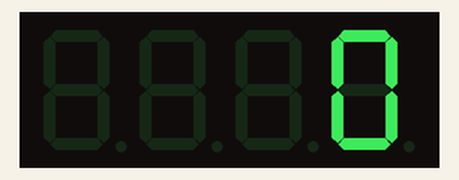
Recording of a sketch running on a simulated Arduino Mega 2560, built with avr-gcc and run on an emulated ATmega2560. On the bench: 4-digit seven-segment display. Wiring (from diagram.json): 4-digit 7-segment display, segments lit when HIGH: segments pin 54, pin 55, pin 56, pin 57, pin 58, pin 59, pin 60, pin 61, pin 62, pin 63, pin 64, pin 65, pin 66, pin 67, pin 68, pin 69, pin 22, pin 23, pin 24, pin 25, pin 26, pin 27, pin 28, pin 29, pin 37, pin 36, pin 35, pin 34, pin 33, pin 32, pin 31, pin 30. The segment pins are drawn as the display they are named for.

Above: at 0.16 s.
At 5.08 s:
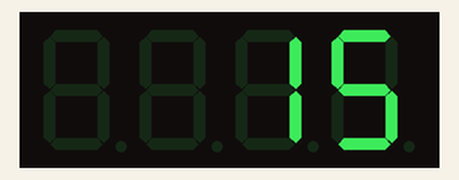
At 10.01 s:
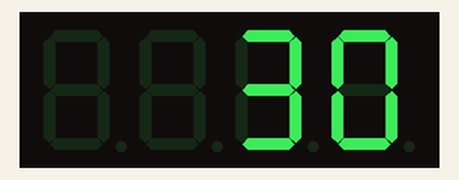
At 19.85 s:
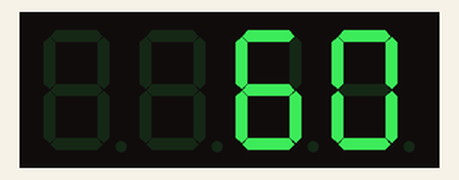
At 29.7 s:
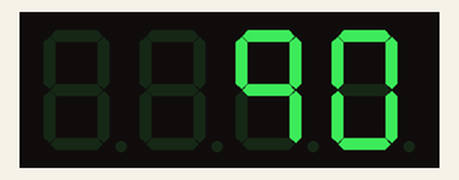
At 39.55 s:
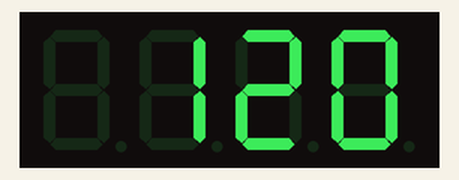

The sketch:

sketch.ino
```cpp
//Connect FOUR 7-Segment Displays to 4 individual ports
//Display 0 to 9999 in loop with delay. Do not display the prefix 0

#include "register.h"
#include "functions.h"

#define LOWER_LIMIT 0
#define UPPER_LIMIT 9999

void setup()
{
  /*Display 3 is connected to PORTF.
    Display 2 is connected to PORTK.
    Display 1 is connected to PORTA.
    Display 0 is connected to PORTC.*/

  *dirf = 0xFF;//set PORT F as o/p port .
  *dirk = 0xFF;//set PORT K as o/p port .
  *dira = 0xFF;//set PORT F as o/p port .
  *dirc = 0xFF;//set PORT K as o/p port .

  int i;
  volatile long j = 0;
  int digits[5];

  while (1)
  {
    for (i = LOWER_LIMIT; i <= UPPER_LIMIT; i++)
    {
      int digits[5] = {(int)(i % 10), //ones digit
                       (int)(i  / 10) % 10, //tens degit
                       (int)(i / 100)  % 10, //hundreds digit
                       (int)(i / 1000) //thousands digit
                      };

      //prefix 0s should not be displayed

        *outc = display(digits[0]);//ones

      if (digits[3] != 0 || digits[2] != 0 || digits[1] != 0)
        *outa = display(digits[1]);//tens

      if (digits[3] != 0 || digits[2] != 0)
        *outk = display(digits[2]);//hundreds

      if (digits[3] != 0)
        *outf = display(digits[3]);//thousands

      for (j = 0; j < 150000; j++);//delay for the display
    }
  }
}
```

functions.h
```cpp
// display function is used to display numbers 0 to 9 on a seven segment display
int display(int num)
{
  long int x;
  long seven_segment[] = {0x3F,//0
                          0x06,//1
                          0x5B,//2
                          0x4F,//3
                          0x66,//4
                          0x6D,//5
                          0x7D,//6
                          0x07,//7
                          0x7F,//8
                          0x67//9
                         };
  x = seven_segment[num];
  return x;
}

//display_with_dp() is used to display numbers 0 to 9 with dot pointer on a seven segment display
int display_with_dp(int num)
{
  long int x;
  long seven_segment[] = {0xBF, //0.
                          0x86,//1.
                          0xDB,//2.
                          0xCF,//3.
                          0xE6,//4.
                          0xED,//5.
                          0xFD,//6.
                          0x87,//7.
                          0xFF,//8.
                          0xE7//9.
                         };
  x = seven_segment[num];
  return x;
}
```

register.h
```cpp
  volatile char *dirf = (char*)0x30;//DDRF – Port F Data Direction Register
  volatile char *dirk = (char*)0x107;//DDRK – Port K Data Direction Register
  volatile char *dira = (char*)0x21;//DDRA – Port F Data Direction Register
  volatile char *dirc = (char*)0x27;//DDRC – Port K Data Direction Register
  volatile char *outf = (char*)0x31;//PORTF – Port F Data Register
  volatile char *outk = (char*)0x108;//PORTK – Port F Data Register
  volatile char *outa = (char*)0x22;//PORTA – Port F Data Register
  volatile char *outc = (char*)0x28;//PORTC – Port F Data Register
  volatile char *ink = (char*)0x106;// PINK – Port K Input Pins Address
```
